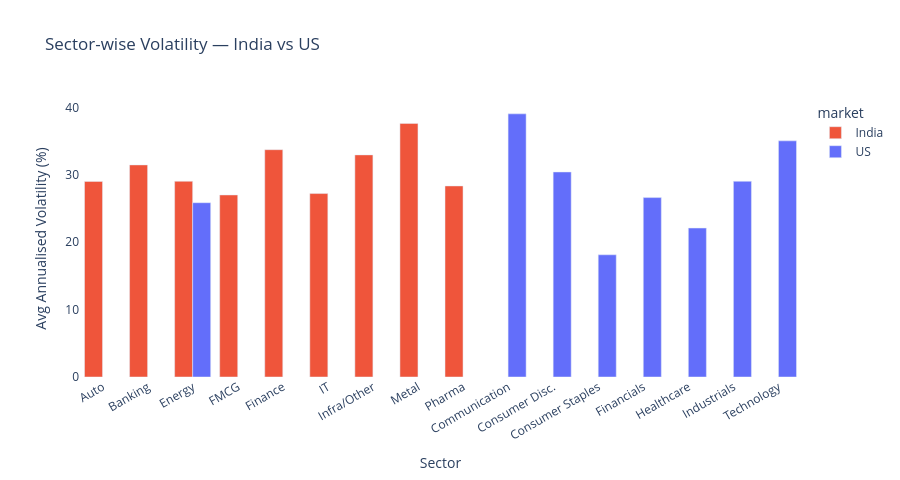

Notebook code cell kept with this figure:
### Code cell
## CHART 3: SECTOR VOLATILITY — INDIA vs US
sector_vol = (vol.groupby(['market', 'sector'])['ann_volatility_pct']
                 .mean().round(2).reset_index())

fig3 = px.bar(
    sector_vol,
    x='sector', y='ann_volatility_pct',
    color='market', barmode='group',
    color_discrete_map={'India': '#EF553B', 'US': '#636EFA'},
    labels={'ann_volatility_pct': 'Avg Annualised Volatility (%)', 'sector': 'Sector'},
    title='Sector-wise Volatility — India vs US'
)
fig3.update_layout(height=480, xaxis_tickangle=-30, plot_bgcolor='white')
fig3.write_html('../visuals/03_sector_volatility.html')
fig3.show()
print("Saved → visuals/03_sector_volatility.html")

### Figure 1 — Plotly figure (JSON) as saved in the notebook; plotly's stock layout.template omitted (floating-point values rounded to 4 significant figures)
{"data": [{"alignmentgroup": "True", "hovertemplate": "market=India<br>Sector=%{x}<br>Avg Annualised Volatility (%)=%{y}<extra></extra>", "legendgroup": "India", "marker": {"color": "#EF553B", "pattern": {"shape": ""}}, "name": "India", "offsetgroup": "India", "orientation": "v", "showlegend": true, "textposition": "auto", "type": "bar", "x": ["Auto", "Banking", "Energy", "FMCG", "Finance", "IT", "Infra/Other", "Metal", "Pharma"], "xaxis": "x", "y": [29.03, 31.48, 29.05, 27.02, 33.74, 27.23, 32.97, 37.64, 28.36], "yaxis": "y"}, {"alignmentgroup": "True", "hovertemplate": "market=US<br>Sector=%{x}<br>Avg Annualised Volatility (%)=%{y}<extra></extra>", "legendgroup": "US", "marker": {"color": "#636EFA", "pattern": {"shape": ""}}, "name": "US", "offsetgroup": "US", "orientation": "v", "showlegend": true, "textposition": "auto", "type": "bar", "x": ["Communication", "Consumer Disc.", "Consumer Staples", "Energy", "Financials", "Healthcare", "Industrials", "Technology"], "xaxis": "x", "y": [39.06, 30.43, 18.14, 25.87, 26.63, 22.11, 29.05, 35.05], "yaxis": "y"}], "layout": {"barmode": "group", "height": 480, "legend": {"title": {"text": "market"}, "tracegroupgap": 0}, "plot_bgcolor": "white", "title": {"text": "Sector-wise Volatility — India vs US"}, "xaxis": {"anchor": "y", "domain": [0, 1], "tickangle": -30, "title": {"text": "Sector"}}, "yaxis": {"anchor": "x", "domain": [0, 1], "title": {"text": "Avg Annualised Volatility (%)"}}}}
